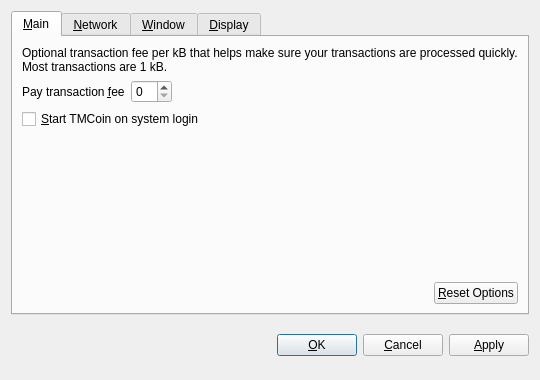
<?xml version="1.0" encoding="UTF-8"?>
<ui version="4.0">
 <class>OptionsDialog</class>
 <widget class="QDialog" name="OptionsDialog">
  <property name="geometry">
   <rect>
    <x>0</x>
    <y>0</y>
    <width>540</width>
    <height>380</height>
   </rect>
  </property>
  <property name="windowTitle">
   <string>Options</string>
  </property>
  <property name="modal">
   <bool>true</bool>
  </property>
  <layout class="QVBoxLayout" name="verticalLayout">
   <item>
    <widget class="QTabWidget" name="tabWidget">
     <property name="tabPosition">
      <enum>QTabWidget::North</enum>
     </property>
     <property name="currentIndex">
      <number>0</number>
     </property>
     <widget class="QWidget" name="tabMain">
      <attribute name="title">
       <string>&amp;Main</string>
      </attribute>
      <layout class="QVBoxLayout" name="verticalLayout_Main">
       <item>
        <widget class="QLabel" name="transactionFeeInfoLabel">
         <property name="text">
          <string>Optional transaction fee per kB that helps make sure your transactions are processed quickly. Most transactions are 1 kB.</string>
         </property>
         <property name="textFormat">
          <enum>Qt::PlainText</enum>
         </property>
         <property name="wordWrap">
          <bool>true</bool>
         </property>
        </widget>
       </item>
       <item>
        <layout class="QHBoxLayout" name="horizontalLayout_1_Main">
         <item>
          <widget class="QLabel" name="transactionFeeLabel">
           <property name="text">
            <string>Pay transaction &amp;fee</string>
           </property>
           <property name="textFormat">
            <enum>Qt::PlainText</enum>
           </property>
           <property name="buddy">
            <cstring>transactionFee</cstring>
           </property>
          </widget>
         </item>
         <item>
          <widget class="BitcoinAmountField" name="transactionFee"/>
         </item>
         <item>
          <spacer name="horizontalSpacer_1_Main">
           <property name="orientation">
            <enum>Qt::Horizontal</enum>
           </property>
           <property name="sizeHint" stdset="0">
            <size>
             <width>40</width>
             <height>20</height>
            </size>
           </property>
          </spacer>
         </item>
        </layout>
       </item>
       <item>
        <widget class="QCheckBox" name="bitcoinAtStartup">
         <property name="toolTip">
          <string>Automatically start TMCoin after logging in to the system.</string>
         </property>
         <property name="text">
          <string>&amp;Start TMCoin on system login</string>
         </property>
        </widget>
       </item>
       <item>
        <spacer name="verticalSpacer_Main">
         <property name="orientation">
          <enum>Qt::Vertical</enum>
         </property>
         <property name="sizeHint" stdset="0">
          <size>
           <width>20</width>
           <height>40</height>
          </size>
         </property>
        </spacer>
       </item>
       <item>
        <layout class="QHBoxLayout" name="horizontalLayout_2_Main">
         <item>
          <spacer name="horizontalSpacer_2_Main">
           <property name="orientation">
            <enum>Qt::Horizontal</enum>
           </property>
           <property name="sizeHint" stdset="0">
            <size>
             <width>40</width>
             <height>20</height>
            </size>
           </property>
          </spacer>
         </item>
         <item>
          <widget class="QPushButton" name="resetButton">
           <property name="toolTip">
            <string>Reset all client options to default.</string>
           </property>
           <property name="text">
            <string>&amp;Reset Options</string>
           </property>
           <property name="autoDefault">
            <bool>false</bool>
           </property>
          </widget>
         </item>
        </layout>
       </item>
      </layout>
     </widget>
     <widget class="QWidget" name="tabNetwork">
      <attribute name="title">
       <string>&amp;Network</string>
      </attribute>
      <layout class="QVBoxLayout" name="verticalLayout_Network">
       <item>
        <widget class="QCheckBox" name="mapPortUpnp">
         <property name="toolTip">
          <string>Automatically open the TMCoin client port on the router. This only works when your router supports UPnP and it is enabled.</string>
         </property>
         <property name="text">
          <string>Map port using &amp;UPnP</string>
         </property>
        </widget>
       </item>
       <item>
        <widget class="QCheckBox" name="connectSocks">
         <property name="toolTip">
          <string>Connect to the TMCoin network through a SOCKS proxy (e.g. when connecting through Tor).</string>
         </property>
         <property name="text">
          <string>&amp;Connect through SOCKS proxy:</string>
         </property>
        </widget>
       </item>
       <item>
        <layout class="QHBoxLayout" name="horizontalLayout_Network">
         <item>
          <widget class="QLabel" name="proxyIpLabel">
           <property name="text">
            <string>Proxy &amp;IP:</string>
           </property>
           <property name="textFormat">
            <enum>Qt::PlainText</enum>
           </property>
           <property name="buddy">
            <cstring>proxyIp</cstring>
           </property>
          </widget>
         </item>
         <item>
          <widget class="QValidatedLineEdit" name="proxyIp">
           <property name="maximumSize">
            <size>
             <width>140</width>
             <height>16777215</height>
            </size>
           </property>
           <property name="toolTip">
            <string>IP address of the proxy (e.g. 127.0.0.1)</string>
           </property>
          </widget>
         </item>
         <item>
          <widget class="QLabel" name="proxyPortLabel">
           <property name="text">
            <string>&amp;Port:</string>
           </property>
           <property name="textFormat">
            <enum>Qt::PlainText</enum>
           </property>
           <property name="buddy">
            <cstring>proxyPort</cstring>
           </property>
          </widget>
         </item>
         <item>
          <widget class="QLineEdit" name="proxyPort">
           <property name="maximumSize">
            <size>
             <width>55</width>
             <height>16777215</height>
            </size>
           </property>
           <property name="toolTip">
            <string>Port of the proxy (e.g. 9050)</string>
           </property>
          </widget>
         </item>
         <item>
          <widget class="QLabel" name="socksVersionLabel">
           <property name="text">
            <string>SOCKS &amp;Version:</string>
           </property>
           <property name="textFormat">
            <enum>Qt::PlainText</enum>
           </property>
           <property name="buddy">
            <cstring>socksVersion</cstring>
           </property>
          </widget>
         </item>
         <item>
          <widget class="QValueComboBox" name="socksVersion">
           <property name="toolTip">
            <string>SOCKS version of the proxy (e.g. 5)</string>
           </property>
          </widget>
         </item>
         <item>
          <spacer name="horizontalSpacer_Network">
           <property name="orientation">
            <enum>Qt::Horizontal</enum>
           </property>
           <property name="sizeHint" stdset="0">
            <size>
             <width>40</width>
             <height>20</height>
            </size>
           </property>
          </spacer>
         </item>
        </layout>
       </item>
       <item>
        <spacer name="verticalSpacer_Network">
         <property name="orientation">
          <enum>Qt::Vertical</enum>
         </property>
         <property name="sizeHint" stdset="0">
          <size>
           <width>20</width>
           <height>40</height>
          </size>
         </property>
        </spacer>
       </item>
      </layout>
     </widget>
     <widget class="QWidget" name="tabWindow">
      <attribute name="title">
       <string>&amp;Window</string>
      </attribute>
      <layout class="QVBoxLayout" name="verticalLayout_Window">
       <item>
        <widget class="QCheckBox" name="minimizeToTray">
         <property name="toolTip">
          <string>Show only a tray icon after minimizing the window.</string>
         </property>
         <property name="text">
          <string>&amp;Minimize to the tray instead of the taskbar</string>
         </property>
        </widget>
       </item>
       <item>
        <widget class="QCheckBox" name="minimizeOnClose">
         <property name="toolTip">
          <string>Minimize instead of exit the application when the window is closed. When this option is enabled, the application will be closed only after selecting Quit in the menu.</string>
         </property>
         <property name="text">
          <string>M&amp;inimize on close</string>
         </property>
        </widget>
       </item>
       <item>
        <spacer name="verticalSpacer_Window">
         <property name="orientation">
          <enum>Qt::Vertical</enum>
         </property>
         <property name="sizeHint" stdset="0">
          <size>
           <width>20</width>
           <height>40</height>
          </size>
         </property>
        </spacer>
       </item>
      </layout>
     </widget>
     <widget class="QWidget" name="tabDisplay">
      <attribute name="title">
       <string>&amp;Display</string>
      </attribute>
      <layout class="QVBoxLayout" name="verticalLayout_Display">
       <item>
        <layout class="QHBoxLayout" name="horizontalLayout_1_Display">
         <item>
          <widget class="QLabel" name="langLabel">
           <property name="text">
            <string>User Interface &amp;language:</string>
           </property>
           <property name="textFormat">
            <enum>Qt::PlainText</enum>
           </property>
           <property name="buddy">
            <cstring>lang</cstring>
           </property>
          </widget>
         </item>
         <item>
          <widget class="QValueComboBox" name="lang">
           <property name="toolTip">
            <string>The user interface language can be set here. This setting will take effect after restarting TMCoin.</string>
           </property>
          </widget>
         </item>
        </layout>
       </item>
       <item>
        <layout class="QHBoxLayout" name="horizontalLayout_2_Display">
         <item>
          <widget class="QLabel" name="unitLabel">
           <property name="text">
            <string>&amp;Unit to show amounts in:</string>
           </property>
           <property name="textFormat">
            <enum>Qt::PlainText</enum>
           </property>
           <property name="buddy">
            <cstring>unit</cstring>
           </property>
          </widget>
         </item>
         <item>
          <widget class="QValueComboBox" name="unit">
           <property name="toolTip">
            <string>Choose the default subdivision unit to show in the interface and when sending coins.</string>
           </property>
          </widget>
         </item>
        </layout>
       </item>
       <item>
        <widget class="QCheckBox" name="displayAddresses">
         <property name="toolTip">
          <string>Whether to show TMCoin addresses in the transaction list or not.</string>
         </property>
         <property name="text">
          <string>&amp;Display addresses in transaction list</string>
         </property>
        </widget>
       </item>
       <item>
        <widget class="QCheckBox" name="coinControlFeatures">
         <property name="toolTip">
          <string>Whether to show coin control features or not.</string>
         </property>
         <property name="text">
          <string>Display coin &amp;control features (experts only!)</string>
         </property>
        </widget>
       </item>
       <item>
        <spacer name="verticalSpacer_Display">
         <property name="orientation">
          <enum>Qt::Vertical</enum>
         </property>
         <property name="sizeHint" stdset="0">
          <size>
           <width>20</width>
           <height>40</height>
          </size>
         </property>
        </spacer>
       </item>
      </layout>
     </widget>
    </widget>
   </item>
   <item>
    <layout class="QHBoxLayout" name="horizontalLayout_Buttons">
     <item>
      <spacer name="horizontalSpacer_1">
       <property name="orientation">
        <enum>Qt::Horizontal</enum>
       </property>
       <property name="sizeHint" stdset="0">
        <size>
         <width>40</width>
         <height>48</height>
        </size>
       </property>
      </spacer>
     </item>
     <item>
      <widget class="QLabel" name="statusLabel">
       <property name="font">
        <font>
         <weight>75</weight>
         <bold>true</bold>
        </font>
       </property>
       <property name="text">
        <string/>
       </property>
       <property name="textFormat">
        <enum>Qt::PlainText</enum>
       </property>
       <property name="wordWrap">
        <bool>true</bool>
       </property>
      </widget>
     </item>
     <item>
      <spacer name="horizontalSpacer_2">
       <property name="orientation">
        <enum>Qt::Horizontal</enum>
       </property>
       <property name="sizeHint" stdset="0">
        <size>
         <width>40</width>
         <height>48</height>
        </size>
       </property>
      </spacer>
     </item>
     <item>
      <widget class="QPushButton" name="okButton">
       <property name="text">
        <string>&amp;OK</string>
       </property>
      </widget>
     </item>
     <item>
      <widget class="QPushButton" name="cancelButton">
       <property name="text">
        <string>&amp;Cancel</string>
       </property>
       <property name="autoDefault">
        <bool>false</bool>
       </property>
      </widget>
     </item>
     <item>
      <widget class="QPushButton" name="applyButton">
       <property name="text">
        <string>&amp;Apply</string>
       </property>
       <property name="autoDefault">
        <bool>false</bool>
       </property>
      </widget>
     </item>
    </layout>
   </item>
  </layout>
 </widget>
 <customwidgets>
  <customwidget>
   <class>BitcoinAmountField</class>
   <extends>QSpinBox</extends>
   <header>bitcoinamountfield.h</header>
  </customwidget>
  <customwidget>
   <class>QValueComboBox</class>
   <extends>QComboBox</extends>
   <header>qvaluecombobox.h</header>
  </customwidget>
  <customwidget>
   <class>QValidatedLineEdit</class>
   <extends>QLineEdit</extends>
   <header>qvalidatedlineedit.h</header>
  </customwidget>
 </customwidgets>
 <resources/>
 <connections/>
</ui>
